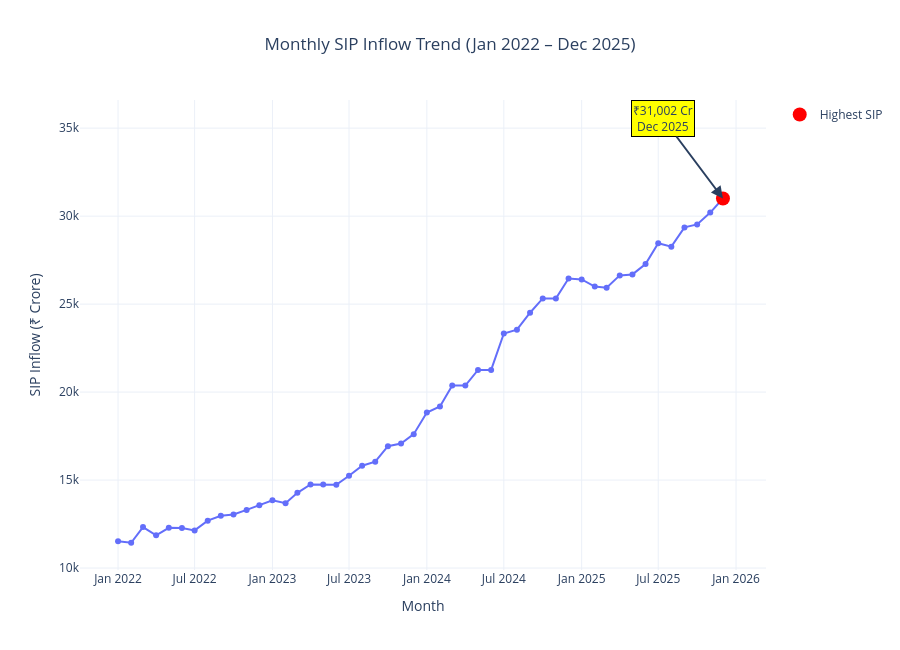

Source (notebook cell):
### Code cell
# --------------------- 
# Create Line Chart
# --------------------- 

fig_4 = px.line(
    sip_df,
    x="month",
    y="sip_inflow_crore",
    markers=True,
    title="Monthly SIP Inflow Trend (Jan 2022 – Dec 2025)",
    labels={
        "month":"Month",
        "sip_inflow_crore":"SIP Inflow (₹ Crore)"
    },
    template="plotly_white"
)

# ------------------------------- 
# Highlight Highest SIP Inflow
# ------------------------------- 

fig_4.add_trace(
    go.Scatter(
        x=[max_row["month"].to_pydatetime()],
        y=[max_row["sip_inflow_crore"]],
        mode="markers",
        marker=dict(
            color="red",
            size=14
        ),
        name="Highest SIP"
    )
)
# ------------ 
# Annotation
# ------------ 

fig_4.add_annotation(
    x=max_row["month"].to_pydatetime(),
    y=max_row["sip_inflow_crore"],
    text=f"₹{max_row['sip_inflow_crore']:,} Cr<br>{max_row['month'].strftime('%b %Y')}",
    showarrow=True,
    arrowhead=2,
    arrowsize=1.2,
    arrowwidth=2,
    ax=-60,
    ay=-80,
    bgcolor="yellow",
    bordercolor="black"
)

 
fig_4.update_layout(
    height=650,
    title_x=0.5,
    hovermode="x unified"
)


fig_4.write_image(os.path.join(chart_path,"task3_sip_inflow.png"),
    width=1800,
    height=900,
    scale=2
)

fig_4.show()
print("chart save successfully")

### Figure 1 — Plotly figure (JSON) as saved in the notebook; plotly's stock layout.template omitted (floating-point values rounded to 4 significant figures)
{"data": [{"hovertemplate": "Month=%{x}<br>SIP Inflow (₹ Crore)=%{y}<extra></extra>", "legendgroup": "", "line": {"color": "#636efa", "dash": "solid"}, "marker": {"symbol": "circle"}, "mode": "lines+markers", "name": "", "orientation": "v", "showlegend": false, "type": "scatter", "x": ["2022-01-01T00:00:00", "2022-02-01T00:00:00", "2022-03-01T00:00:00", "2022-04-01T00:00:00", "2022-05-01T00:00:00", "2022-06-01T00:00:00", "2022-07-01T00:00:00", "2022-08-01T00:00:00", "2022-09-01T00:00:00", "2022-10-01T00:00:00", "2022-11-01T00:00:00", "2022-12-01T00:00:00", "2023-01-01T00:00:00", "2023-02-01T00:00:00", "2023-03-01T00:00:00", "2023-04-01T00:00:00", "2023-05-01T00:00:00", "2023-06-01T00:00:00", "2023-07-01T00:00:00", "2023-08-01T00:00:00", "2023-09-01T00:00:00", "2023-10-01T00:00:00", "2023-11-01T00:00:00", "2023-12-01T00:00:00", "2024-01-01T00:00:00", "2024-02-01T00:00:00", "2024-03-01T00:00:00", "2024-04-01T00:00:00", "2024-05-01T00:00:00", "2024-06-01T00:00:00", "2024-07-01T00:00:00", "2024-08-01T00:00:00", "2024-09-01T00:00:00", "2024-10-01T00:00:00", "2024-11-01T00:00:00", "2024-12-01T00:00:00", "2025-01-01T00:00:00", "2025-02-01T00:00:00", "2025-03-01T00:00:00", "2025-04-01T00:00:00", "2025-05-01T00:00:00", "2025-06-01T00:00:00", "2025-07-01T00:00:00", "2025-08-01T00:00:00", "2025-09-01T00:00:00", "2025-10-01T00:00:00", "2025-11-01T00:00:00", "2025-12-01T00:00:00"], "xaxis": "x", "y": [11517, 11438, 12328, 11863, 12286, 12276, 12140, 12694, 12976, 13040, 13306, 13573, 13856, 13687, 14276, 14749, 14749, 14734, 15245, 15814, 16042, 16928, 17073, 17610, 18838, 19187, 20371, 20371, 21262, 21262, 23332, 23547, 24509, 25323, 25320, 26459, 26400, 25999, 25926, 26632, 26688, 27274, 28464, 28265, 29361, 29529, 30200, 31002], "yaxis": "y"}, {"marker": {"color": "red", "size": 14}, "mode": "markers", "name": "Highest SIP", "type": "scatter", "x": ["2025-12-01T00:00:00"], "y": [31002]}], "layout": {"annotations": [{"arrowhead": 2, "arrowsize": 1.2, "arrowwidth": 2, "ax": -60, "ay": -80, "bgcolor": "yellow", "bordercolor": "black", "showarrow": true, "text": "₹31,002 Cr<br>Dec 2025", "x": "2025-12-01T00:00:00", "y": 31002}], "height": 650, "hovermode": "x unified", "legend": {"tracegroupgap": 0}, "title": {"text": "Monthly SIP Inflow Trend (Jan 2022 – Dec 2025)", "x": 0.5}, "xaxis": {"anchor": "y", "domain": [0, 1], "title": {"text": "Month"}}, "yaxis": {"anchor": "x", "domain": [0, 1], "title": {"text": "SIP Inflow (₹ Crore)"}}}}
